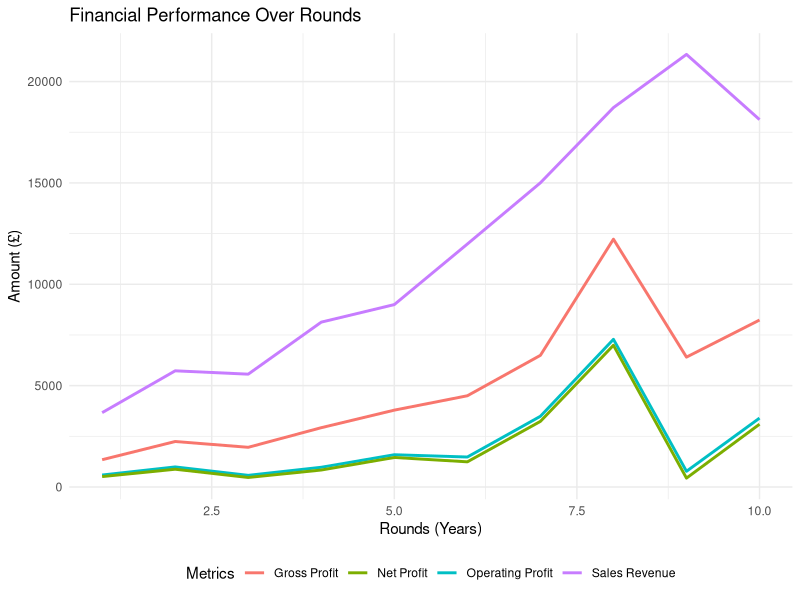

The R script that drew this image:
install.packages("ggplot2")
# Load ggplot2 for visualization
library(ggplot2)

# Creating the data frame with Profit and Loss data
profit_loss_data <- data.frame(
  Round = 1:10,
  Sales_Revenue = c(3667.50, 5731.00, 5565.99, 8132.89, 8998.79, 11986.00, 15006.60, 18714.62, 21339.75, 18123.26),
  Gross_Profit = c(1346.55, 2244.10, 1957.94, 2925.70, 3791.61, 4500.57, 6494.26, 12223.92, 6407.27, 8236.67),
  Operating_Profit = c(589.86, 989.76, 574.24, 972.65, 1591.02, 1478.82, 3487.86, 7283.92, 774.34, 3398.73),
  Net_Profit = c(513.86, 876.12, 469.94, 837.65, 1456.02, 1241.32, 3236.86, 6991.84, 438.28, 3096.71)
)

# Viewing the data
print(profit_loss_data)
# Plotting Sales Revenue, Gross Profit, Operating Profit, and Net Profit
ggplot(profit_loss_data, aes(x = Round)) +
  geom_line(aes(y = Sales_Revenue, color = "Sales Revenue"), size = 1) +
  geom_line(aes(y = Gross_Profit, color = "Gross Profit"), size = 1) +
  geom_line(aes(y = Operating_Profit, color = "Operating Profit"), size = 1) +
  geom_line(aes(y = Net_Profit, color = "Net Profit"), size = 1) +
  labs(title = "Financial Performance Over Rounds", 
       x = "Rounds (Years)", 
       y = "Amount (£)", 
       color = "Metrics") +
  theme_minimal() +
  theme(legend.position = "bottom")

